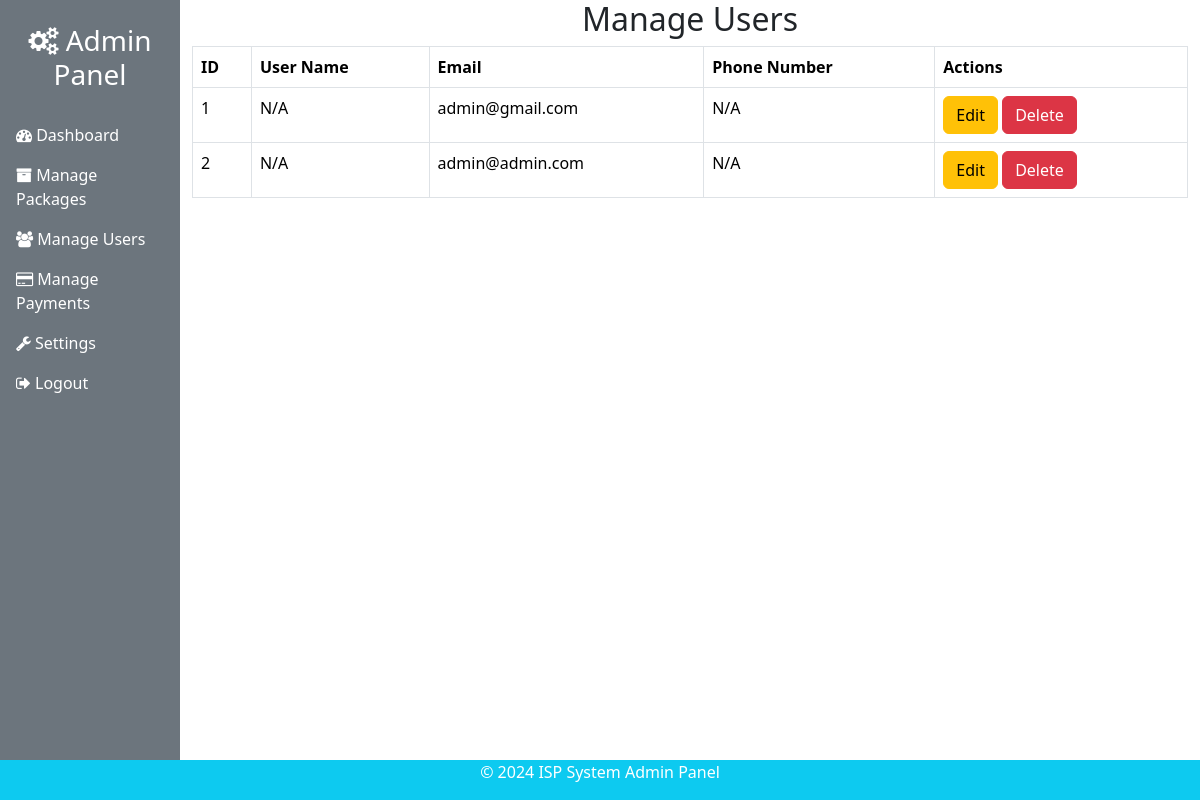
The page /admin/users.php (signed in) on the database its author committed.
### tables this page shows
CREATE TABLE `users` (
  `id` int(11) NOT NULL,
  `first_name` varchar(50) NOT NULL,
  `last_name` varchar(50) NOT NULL,
  `email` varchar(100) NOT NULL,
  `password` varchar(255) NOT NULL,
  `created_at` timestamp NOT NULL DEFAULT current_timestamp()
);

### admin/users.php (the view)
<?php include('includes/header.php'); ?>
<?php include('includes/sidebar.php'); ?>
<div>
    <h2 class="text-center">Manage Users</h2>
    <table class="table table-bordered">
        <thead>
            <tr>
                <th>ID</th>
                <th>User Name</th>
                <th>Email</th>
                <th>Phone Number</th>
                <th>Actions</th>
            </tr>
        </thead>
        <tbody>
            <?php
            $stmt = $pdo->prepare("SELECT * FROM users");
            $stmt->execute();
            $users = $stmt->fetchAll();
            foreach ($users as $user):
            ?>
                <tr>
                    <td><?php echo $user['id']; ?></td>
                    <td><?php echo isset($user['name']) ? htmlspecialchars($user['name']) : 'N/A'; ?></td>
                    <td><?php echo isset($user['email']) ? htmlspecialchars($user['email']) : 'N/A'; ?></td>
                    <td><?php echo isset($user['phone_number']) ? htmlspecialchars($user['phone_number']) : 'N/A'; ?></td>
                    <td>
                        <a href="edit_user.php?id=<?php echo $user['id']; ?>" class="btn btn-warning">Edit</a>
                        <a href="delete_user.php?id=<?php echo $user['id']; ?>" class="btn btn-danger">Delete</a>
                    </td>
                </tr>
            <?php endforeach; ?>
        </tbody>
    </table>
</div>
<?php include('includes/footer.php'); ?>

### rows shown on the page
users: id "1", email "admin@gmail.com"
users: id "2", email "admin@admin.com"
